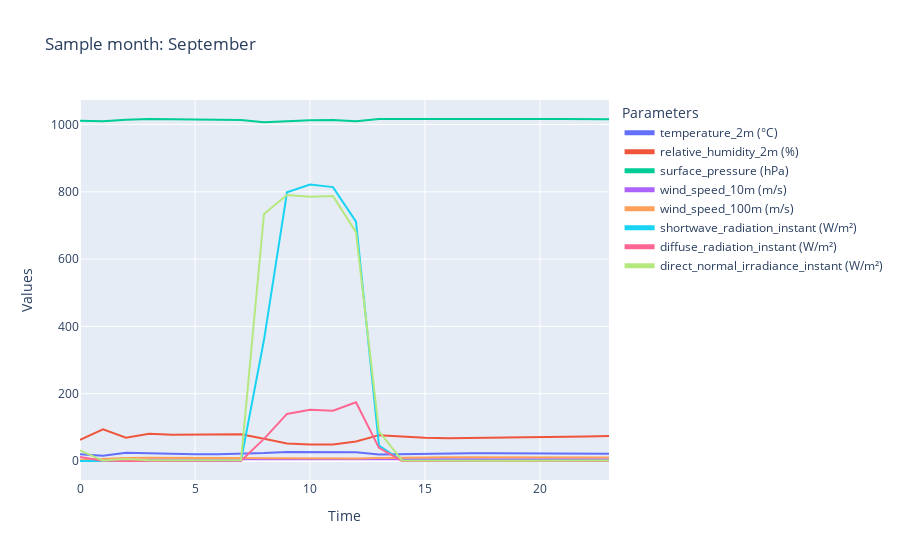
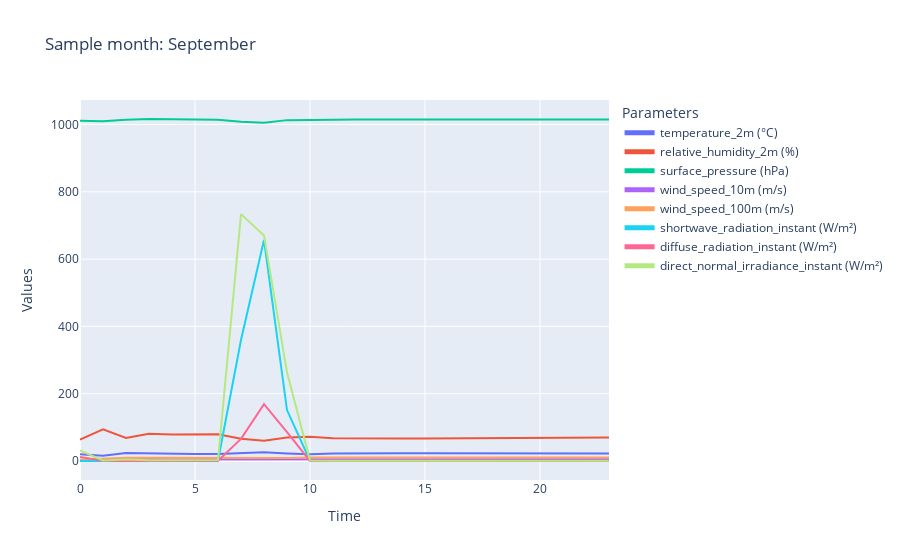
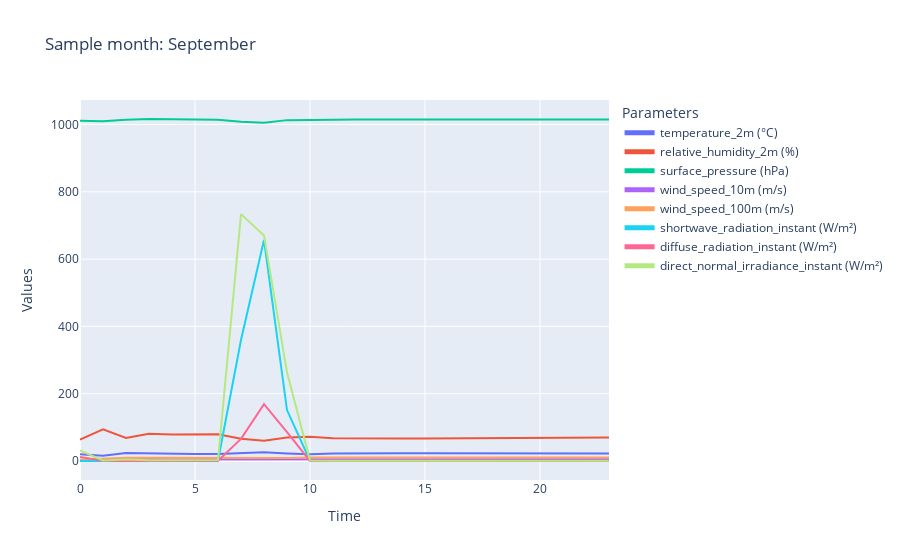
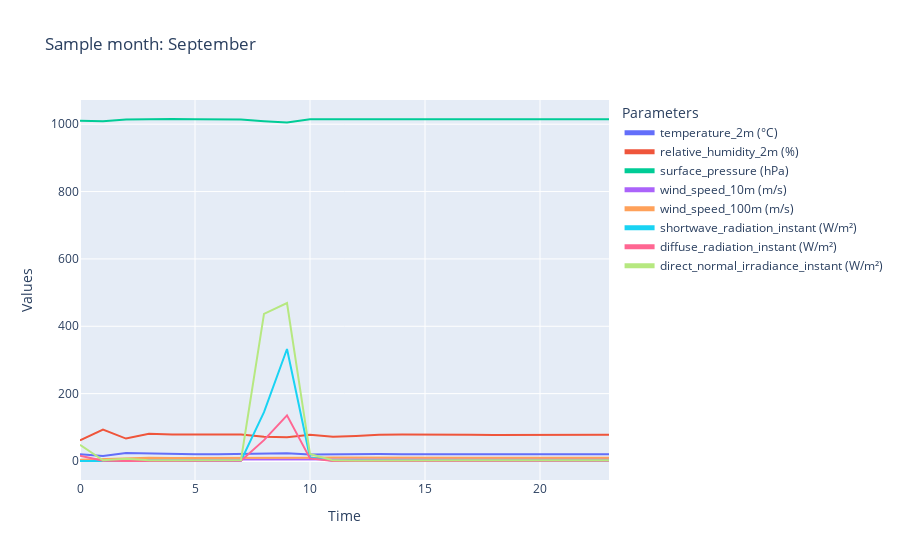

The code cell stored with these charts, in order, in its notebook:
### Code cell
pattern_to_plot = []
total_rows = len(synth_tot)
# Iterare attraverso il DataFrame a blocchi di 24 righe
for start in range(0, total_rows, m_resolution):
    # Verifica che ci siano abbastanza righe per una finestra completa di 24 ore
    if start + m_resolution > total_rows:
        break  # Esce dal ciclo se non ci sono abbastanza righe per una nuova finestra

    # Estrai il blocco di 24 righe
    finestra = synth_tot.iloc[start:start + m_resolution]
    finestra = finestra.reset_index(drop=True)
    pattern_to_plot.append(finestra)

plotted_pattern = []
for plots in range(5):
    index = np.random.randint(len(pattern_to_plot))
    plotted_pattern.append(pattern_to_plot[index])
    plty_plot_dataframes([pattern_to_plot[index][processor.num_columns]], title=f"Sample month: {pattern_to_plot[index].iloc[0]['Mese']}")

### Figure 1 — Plotly figure (JSON) as saved in the notebook; plotly's stock layout.template omitted (floating-point values rounded to 4 significant figures)
{"data": [{"mode": "lines", "name": "temperature_2m (°C)", "x": [0, 1, 2, 3, 4, 5, 6, 7, 8, 9, 10, 11, 12, 13, 14, 15, 16, 17, 18, 19, 20, 21, 22, 23], "y": [20.14, 15.79, 24.23, 22.61, 21.29, 20.43, 20.35, 21.17, 23.54, 26.76, 26.97, 26.86, 25.66, 19.23, 20.54, 22.39, 22.95, 22.92, 22.68, 22.43, 22.1, 21.84, 21.57, 21.26], "type": "scatter"}, {"mode": "lines", "name": "relative_humidity_2m (%)", "x": [0, 1, 2, 3, 4, 5, 6, 7, 8, 9, 10, 11, 12, 13, 14, 15, 16, 17, 18, 19, 20, 21, 22, 23], "y": [63.17, 93.97, 69.2, 80.79, 78.06, 78.92, 78.45, 79.27, 66.09, 51.71, 49.24, 48.78, 58.02, 76.8, 72.55, 68.91, 67.58, 68.17, 69.87, 70.3, 71.42, 72.4, 73.0, 74.51], "type": "scatter"}, {"mode": "lines", "name": "surface_pressure (hPa)", "x": [0, 1, 2, 3, 4, 5, 6, 7, 8, 9, 10, 11, 12, 13, 14, 15, 16, 17, 18, 19, 20, 21, 22, 23], "y": [1011.0, 1010.0, 1014.0, 1016.0, 1016.0, 1016.0, 1016.0, 1014.0, 1007.0, 1010.0, 1013.0, 1013.0, 1009.0, 1016.0, 1016.0, 1016.0, 1016.0, 1016.0, 1016.0, 1016.0, 1016.0, 1016.0, 1016.0, 1016.0], "type": "scatter"}, {"mode": "lines", "name": "wind_speed_10m (m/s)", "x": [0, 1, 2, 3, 4, 5, 6, 7, 8, 9, 10, 11, 12, 13, 14, 15, 16, 17, 18, 19, 20, 21, 22, 23], "y": [1.948, 2.989, 4.941, 5.16, 4.833, 4.907, 4.82, 4.782, 5.378, 4.942, 4.889, 4.836, 5.417, 5.165, 5.36, 5.712, 5.773, 5.788, 5.766, 5.782, 5.729, 5.665, 5.61, 5.471], "type": "scatter"}, {"mode": "lines", "name": "wind_speed_100m (m/s)", "x": [0, 1, 2, 3, 4, 5, 6, 7, 8, 9, 10, 11, 12, 13, 14, 15, 16, 17, 18, 19, 20, 21, 22, 23], "y": [3.684, 6.464, 9.242, 9.58, 9.134, 9.273, 9.143, 9.023, 8.216, 6.492, 6.299, 6.254, 7.382, 8.744, 10.12, 10.69, 10.78, 10.81, 10.77, 10.78, 10.7, 10.59, 10.49, 10.25], "type": "scatter"}, {"mode": "lines", "name": "shortwave_radiation_instant (W/m²)", "x": [0, 1, 2, 3, 4, 5, 6, 7, 8, 9, 10, 11, 12, 13, 14, 15, 16, 17, 18, 19, 20, 21, 22, 23], "y": [0.0, 0.0, 0.0, 0.0, 0.0, 0.9061, 0.8924, 1.007, 360.2, 798.5, 821.8, 813.9, 711.4, 45.76, 0.5399, 0.2968, 0.2718, 0.2686, 0.287, 0.3233, 0.3483, 0.3942, 0.4487, 0.5189], "type": "scatter"}, {"mode": "lines", "name": "diffuse_radiation_instant (W/m²)", "x": [0, 1, 2, 3, 4, 5, 6, 7, 8, 9, 10, 11, 12, 13, 14, 15, 16, 17, 18, 19, 20, 21, 22, 23], "y": [12.24, 0.5033, 0.01622, 0.5553, 0.4638, 0.4807, 0.45, 0.4925, 65.83, 139.9, 151.9, 149.4, 174.3, 39.08, 0.1932, 0.08332, 0.07675, 0.07888, 0.08864, 0.1096, 0.1263, 0.153, 0.1889, 0.2336], "type": "scatter"}, {"mode": "lines", "name": "direct_normal_irradiance_instant (W/m²)", "x": [0, 1, 2, 3, 4, 5, 6, 7, 8, 9, 10, 11, 12, 13, 14, 15, 16, 17, 18, 19, 20, 21, 22, 23], "y": [31.82, 1.34, 5.644, 2.163, 2.179, 2.132, 2.28, 2.773, 734.2, 790.7, 785.0, 787.2, 680.0, 88.11, 1.657, 1.077, 1.027, 0.9915, 1.019, 1.062, 1.08, 1.165, 1.243, 1.38], "type": "scatter"}], "layout": {"title": {"text": "Sample month: September"}, "xaxis": {"title": {"text": "Time"}}, "yaxis": {"title": {"text": "Values"}}, "legend": {"title": {"text": "Parameters"}, "itemsizing": "constant"}, "hovermode": "closest"}}

### Figure 2 — Plotly figure (JSON) as saved in the notebook; plotly's stock layout.template omitted (floating-point values rounded to 4 significant figures)
{"data": [{"mode": "lines", "name": "temperature_2m (°C)", "x": [0, 1, 2, 3, 4, 5, 6, 7, 8, 9, 10, 11, 12, 13, 14, 15, 16, 17, 18, 19, 20, 21, 22, 23], "y": [20.11, 15.92, 24.08, 22.73, 21.52, 20.8, 21.04, 23.46, 25.69, 22.31, 20.21, 22.11, 22.94, 22.89, 22.85, 22.87, 22.89, 22.91, 22.94, 22.93, 22.87, 22.78, 22.71, 22.57], "type": "scatter"}, {"mode": "lines", "name": "relative_humidity_2m (%)", "x": [0, 1, 2, 3, 4, 5, 6, 7, 8, 9, 10, 11, 12, 13, 14, 15, 16, 17, 18, 19, 20, 21, 22, 23], "y": [63.44, 93.97, 68.6, 81.13, 78.56, 78.97, 79.52, 66.11, 60.37, 70.0, 72.23, 67.42, 66.56, 67.07, 67.04, 67.19, 67.28, 67.38, 67.59, 67.88, 68.25, 68.67, 69.01, 69.68], "type": "scatter"}, {"mode": "lines", "name": "surface_pressure (hPa)", "x": [0, 1, 2, 3, 4, 5, 6, 7, 8, 9, 10, 11, 12, 13, 14, 15, 16, 17, 18, 19, 20, 21, 22, 23], "y": [1011.0, 1010.0, 1014.0, 1016.0, 1016.0, 1015.0, 1014.0, 1008.0, 1005.0, 1013.0, 1014.0, 1015.0, 1015.0, 1015.0, 1015.0, 1015.0, 1015.0, 1015.0, 1015.0, 1015.0, 1015.0, 1015.0, 1015.0, 1015.0], "type": "scatter"}, {"mode": "lines", "name": "wind_speed_10m (m/s)", "x": [0, 1, 2, 3, 4, 5, 6, 7, 8, 9, 10, 11, 12, 13, 14, 15, 16, 17, 18, 19, 20, 21, 22, 23], "y": [1.923, 2.986, 4.979, 5.151, 4.79, 4.783, 4.74, 5.243, 5.772, 5.427, 5.471, 5.511, 5.501, 5.518, 5.491, 5.48, 5.47, 5.47, 5.496, 5.455, 5.414, 5.378, 5.348, 5.321], "type": "scatter"}, {"mode": "lines", "name": "wind_speed_100m (m/s)", "x": [0, 1, 2, 3, 4, 5, 6, 7, 8, 9, 10, 11, 12, 13, 14, 15, 16, 17, 18, 19, 20, 21, 22, 23], "y": [3.637, 6.463, 9.349, 9.566, 9.072, 9.093, 8.974, 8.04, 8.096, 8.62, 10.32, 10.43, 10.42, 10.45, 10.41, 10.39, 10.38, 10.38, 10.41, 10.36, 10.3, 10.25, 10.21, 10.17], "type": "scatter"}, {"mode": "lines", "name": "shortwave_radiation_instant (W/m²)", "x": [0, 1, 2, 3, 4, 5, 6, 7, 8, 9, 10, 11, 12, 13, 14, 15, 16, 17, 18, 19, 20, 21, 22, 23], "y": [0.0, 0.0, 0.0, 0.0, 0.0, 0.9169, 1.091, 359.4, 656.6, 151.4, 0.6469, 0.2916, 0.2528, 0.2513, 0.2508, 0.2505, 0.2499, 0.2497, 0.2522, 0.2462, 0.2436, 0.2427, 0.2427, 0.2452], "type": "scatter"}, {"mode": "lines", "name": "diffuse_radiation_instant (W/m²)", "x": [0, 1, 2, 3, 4, 5, 6, 7, 8, 9, 10, 11, 12, 13, 14, 15, 16, 17, 18, 19, 20, 21, 22, 23], "y": [12.04, 0.5206, 0.02025, 0.6088, 0.4898, 0.4958, 0.5514, 65.68, 169.1, 85.86, 0.3476, 0.09284, 0.08546, 0.08939, 0.08824, 0.08786, 0.08683, 0.08538, 0.08448, 0.08333, 0.08364, 0.08474, 0.08579, 0.09002], "type": "scatter"}, {"mode": "lines", "name": "direct_normal_irradiance_instant (W/m²)", "x": [0, 1, 2, 3, 4, 5, 6, 7, 8, 9, 10, 11, 12, 13, 14, 15, 16, 17, 18, 19, 20, 21, 22, 23], "y": [31.43, 1.367, 4.707, 2.164, 2.406, 2.22, 2.976, 733.7, 670.3, 263.6, 1.472, 0.8842, 0.7826, 0.7552, 0.7642, 0.7686, 0.7762, 0.79, 0.8154, 0.783, 0.7591, 0.7377, 0.7235, 0.6974], "type": "scatter"}], "layout": {"title": {"text": "Sample month: September"}, "xaxis": {"title": {"text": "Time"}}, "yaxis": {"title": {"text": "Values"}}, "legend": {"title": {"text": "Parameters"}, "itemsizing": "constant"}, "hovermode": "closest"}}

### Figure 3 — Plotly figure (JSON) as saved in the notebook; plotly's stock layout.template omitted (floating-point values rounded to 4 significant figures)
{"data": [{"mode": "lines", "name": "temperature_2m (°C)", "x": [0, 1, 2, 3, 4, 5, 6, 7, 8, 9, 10, 11, 12, 13, 14, 15, 16, 17, 18, 19, 20, 21, 22, 23], "y": [20.11, 15.92, 24.08, 22.73, 21.52, 20.8, 21.04, 23.46, 25.69, 22.31, 20.21, 22.11, 22.94, 22.89, 22.85, 22.87, 22.89, 22.91, 22.94, 22.93, 22.87, 22.78, 22.71, 22.57], "type": "scatter"}, {"mode": "lines", "name": "relative_humidity_2m (%)", "x": [0, 1, 2, 3, 4, 5, 6, 7, 8, 9, 10, 11, 12, 13, 14, 15, 16, 17, 18, 19, 20, 21, 22, 23], "y": [63.44, 93.97, 68.6, 81.13, 78.56, 78.97, 79.52, 66.11, 60.37, 70.0, 72.23, 67.42, 66.56, 67.07, 67.04, 67.19, 67.28, 67.38, 67.59, 67.88, 68.25, 68.67, 69.01, 69.68], "type": "scatter"}, {"mode": "lines", "name": "surface_pressure (hPa)", "x": [0, 1, 2, 3, 4, 5, 6, 7, 8, 9, 10, 11, 12, 13, 14, 15, 16, 17, 18, 19, 20, 21, 22, 23], "y": [1011.0, 1010.0, 1014.0, 1016.0, 1016.0, 1015.0, 1014.0, 1008.0, 1005.0, 1013.0, 1014.0, 1015.0, 1015.0, 1015.0, 1015.0, 1015.0, 1015.0, 1015.0, 1015.0, 1015.0, 1015.0, 1015.0, 1015.0, 1015.0], "type": "scatter"}, {"mode": "lines", "name": "wind_speed_10m (m/s)", "x": [0, 1, 2, 3, 4, 5, 6, 7, 8, 9, 10, 11, 12, 13, 14, 15, 16, 17, 18, 19, 20, 21, 22, 23], "y": [1.923, 2.986, 4.979, 5.151, 4.79, 4.783, 4.74, 5.243, 5.772, 5.427, 5.471, 5.511, 5.501, 5.518, 5.491, 5.48, 5.47, 5.47, 5.496, 5.455, 5.414, 5.378, 5.348, 5.321], "type": "scatter"}, {"mode": "lines", "name": "wind_speed_100m (m/s)", "x": [0, 1, 2, 3, 4, 5, 6, 7, 8, 9, 10, 11, 12, 13, 14, 15, 16, 17, 18, 19, 20, 21, 22, 23], "y": [3.637, 6.463, 9.349, 9.566, 9.072, 9.093, 8.974, 8.04, 8.096, 8.62, 10.32, 10.43, 10.42, 10.45, 10.41, 10.39, 10.38, 10.38, 10.41, 10.36, 10.3, 10.25, 10.21, 10.17], "type": "scatter"}, {"mode": "lines", "name": "shortwave_radiation_instant (W/m²)", "x": [0, 1, 2, 3, 4, 5, 6, 7, 8, 9, 10, 11, 12, 13, 14, 15, 16, 17, 18, 19, 20, 21, 22, 23], "y": [0.0, 0.0, 0.0, 0.0, 0.0, 0.9169, 1.091, 359.4, 656.6, 151.4, 0.6469, 0.2916, 0.2528, 0.2513, 0.2508, 0.2505, 0.2499, 0.2497, 0.2522, 0.2462, 0.2436, 0.2427, 0.2427, 0.2452], "type": "scatter"}, {"mode": "lines", "name": "diffuse_radiation_instant (W/m²)", "x": [0, 1, 2, 3, 4, 5, 6, 7, 8, 9, 10, 11, 12, 13, 14, 15, 16, 17, 18, 19, 20, 21, 22, 23], "y": [12.04, 0.5206, 0.02025, 0.6088, 0.4898, 0.4958, 0.5514, 65.68, 169.1, 85.86, 0.3476, 0.09284, 0.08546, 0.08939, 0.08824, 0.08786, 0.08683, 0.08538, 0.08448, 0.08333, 0.08364, 0.08474, 0.08579, 0.09002], "type": "scatter"}, {"mode": "lines", "name": "direct_normal_irradiance_instant (W/m²)", "x": [0, 1, 2, 3, 4, 5, 6, 7, 8, 9, 10, 11, 12, 13, 14, 15, 16, 17, 18, 19, 20, 21, 22, 23], "y": [31.43, 1.367, 4.707, 2.164, 2.406, 2.22, 2.976, 733.7, 670.3, 263.6, 1.472, 0.8842, 0.7826, 0.7552, 0.7642, 0.7686, 0.7762, 0.79, 0.8154, 0.783, 0.7591, 0.7377, 0.7235, 0.6974], "type": "scatter"}], "layout": {"title": {"text": "Sample month: September"}, "xaxis": {"title": {"text": "Time"}}, "yaxis": {"title": {"text": "Values"}}, "legend": {"title": {"text": "Parameters"}, "itemsizing": "constant"}, "hovermode": "closest"}}

### Figure 4 — Plotly figure (JSON) as saved in the notebook; plotly's stock layout.template omitted (floating-point values rounded to 4 significant figures)
{"data": [{"mode": "lines", "name": "temperature_2m (°C)", "x": [0, 1, 2, 3, 4, 5, 6, 7, 8, 9, 10, 11, 12, 13, 14, 15, 16, 17, 18, 19, 20, 21, 22, 23], "y": [20.32, 14.68, 23.71, 22.17, 20.87, 20.29, 20.06, 20.49, 21.58, 23.03, 19.03, 20.16, 21.19, 20.59, 20.17, 20.0, 19.88, 19.84, 20.05, 20.29, 20.68, 20.56, 20.19, 19.95], "type": "scatter"}, {"mode": "lines", "name": "relative_humidity_2m (%)", "x": [0, 1, 2, 3, 4, 5, 6, 7, 8, 9, 10, 11, 12, 13, 14, 15, 16, 17, 18, 19, 20, 21, 22, 23], "y": [61.23, 93.13, 66.6, 80.63, 78.85, 78.79, 78.76, 78.88, 71.85, 70.7, 77.63, 72.17, 74.41, 77.64, 78.39, 78.58, 78.2, 77.85, 76.87, 77.1, 77.52, 78.22, 78.92, 77.75], "type": "scatter"}, {"mode": "lines", "name": "surface_pressure (hPa)", "x": [0, 1, 2, 3, 4, 5, 6, 7, 8, 9, 10, 11, 12, 13, 14, 15, 16, 17, 18, 19, 20, 21, 22, 23], "y": [1010.0, 1008.0, 1014.0, 1015.0, 1015.0, 1015.0, 1015.0, 1014.0, 1009.0, 1005.0, 1015.0, 1015.0, 1015.0, 1014.0, 1014.0, 1015.0, 1015.0, 1015.0, 1015.0, 1015.0, 1014.0, 1014.0, 1014.0, 1015.0], "type": "scatter"}, {"mode": "lines", "name": "wind_speed_10m (m/s)", "x": [0, 1, 2, 3, 4, 5, 6, 7, 8, 9, 10, 11, 12, 13, 14, 15, 16, 17, 18, 19, 20, 21, 22, 23], "y": [1.966, 2.815, 4.924, 5.212, 4.798, 4.764, 4.78, 4.716, 5.49, 5.312, 5.764, 5.563, 5.316, 4.941, 4.867, 4.862, 4.961, 5.062, 5.161, 5.092, 4.837, 4.792, 4.841, 5.049], "type": "scatter"}, {"mode": "lines", "name": "wind_speed_100m (m/s)", "x": [0, 1, 2, 3, 4, 5, 6, 7, 8, 9, 10, 11, 12, 13, 14, 15, 16, 17, 18, 19, 20, 21, 22, 23], "y": [3.678, 5.961, 9.076, 9.564, 8.956, 8.945, 8.966, 8.827, 8.735, 7.935, 9.973, 10.28, 9.857, 9.223, 9.1, 9.092, 9.257, 9.436, 9.609, 9.483, 9.053, 8.969, 9.031, 9.393], "type": "scatter"}, {"mode": "lines", "name": "shortwave_radiation_instant (W/m²)", "x": [0, 1, 2, 3, 4, 5, 6, 7, 8, 9, 10, 11, 12, 13, 14, 15, 16, 17, 18, 19, 20, 21, 22, 23], "y": [0.0, 0.0, 0.0, 0.0, 0.0, 0.9176, 0.9541, 1.054, 144.9, 332.5, 10.19, 0.6284, 0.6323, 0.865, 0.9485, 0.9708, 0.9493, 0.8675, 0.7817, 0.8126, 0.881, 0.9467, 1.05, 0.9417], "type": "scatter"}, {"mode": "lines", "name": "diffuse_radiation_instant (W/m²)", "x": [0, 1, 2, 3, 4, 5, 6, 7, 8, 9, 10, 11, 12, 13, 14, 15, 16, 17, 18, 19, 20, 21, 22, 23], "y": [15.62, 0.7278, 0.02069, 0.559, 0.5, 0.4709, 0.4819, 0.5034, 61.89, 135.5, 7.732, 0.2126, 0.2917, 0.4461, 0.4845, 0.4883, 0.4707, 0.4189, 0.3621, 0.3826, 0.4164, 0.4849, 0.5289, 0.4591], "type": "scatter"}, {"mode": "lines", "name": "direct_normal_irradiance_instant (W/m²)", "x": [0, 1, 2, 3, 4, 5, 6, 7, 8, 9, 10, 11, 12, 13, 14, 15, 16, 17, 18, 19, 20, 21, 22, 23], "y": [48.35, 1.938, 6.449, 1.983, 2.497, 2.218, 2.316, 2.915, 436.9, 468.9, 20.61, 1.961, 1.634, 2.13, 2.282, 2.343, 2.268, 2.068, 1.923, 2.057, 2.442, 2.352, 2.599, 2.269], "type": "scatter"}], "layout": {"title": {"text": "Sample month: September"}, "xaxis": {"title": {"text": "Time"}}, "yaxis": {"title": {"text": "Values"}}, "legend": {"title": {"text": "Parameters"}, "itemsizing": "constant"}, "hovermode": "closest"}}
